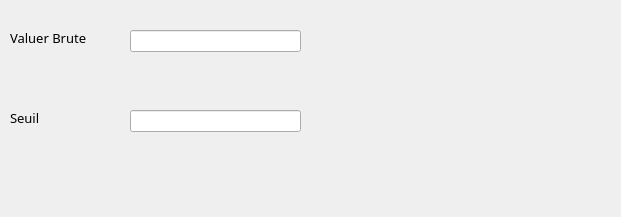
         <widget class="QWidget" name="page_22">
          <property name="geometry">
           <rect>
            <x>0</x>
            <y>0</y>
            <width>621</width>
            <height>217</height>
           </rect>
          </property>
          <attribute name="label">
           <string>Sécurité</string>
          </attribute>
          <widget class="QLabel" name="label_89">
           <property name="geometry">
            <rect>
             <x>10</x>
             <y>30</y>
             <width>101</width>
             <height>16</height>
            </rect>
           </property>
           <property name="font">
            <font>
             <family>Uni Sans Book</family>
             <pointsize>10</pointsize>
             <weight>50</weight>
             <italic>false</italic>
             <bold>false</bold>
            </font>
           </property>
           <property name="styleSheet">
            <string notr="true">font: 10pt &quot;Uni Sans Book&quot;;</string>
           </property>
           <property name="text">
            <string>Valuer Brute</string>
           </property>
          </widget>
          <widget class="QLabel" name="label_90">
           <property name="geometry">
            <rect>
             <x>10</x>
             <y>110</y>
             <width>101</width>
             <height>16</height>
            </rect>
           </property>
           <property name="font">
            <font>
             <family>Uni Sans Book</family>
             <pointsize>10</pointsize>
             <weight>50</weight>
             <italic>false</italic>
             <bold>false</bold>
            </font>
           </property>
           <property name="styleSheet">
            <string notr="true">font: 10pt &quot;Uni Sans Book&quot;;</string>
           </property>
           <property name="text">
            <string>Seuil</string>
           </property>
          </widget>
          <widget class="QLineEdit" name="s2_social_sec_seuil">
           <property name="geometry">
            <rect>
             <x>130</x>
             <y>110</y>
             <width>171</width>
             <height>22</height>
            </rect>
           </property>
          </widget>
          <widget class="QLineEdit" name="s2_social_sec_vb">
           <property name="geometry">
            <rect>
             <x>130</x>
             <y>30</y>
             <width>171</width>
             <height>22</height>
            </rect>
           </property>
          </widget>
         </widget>
